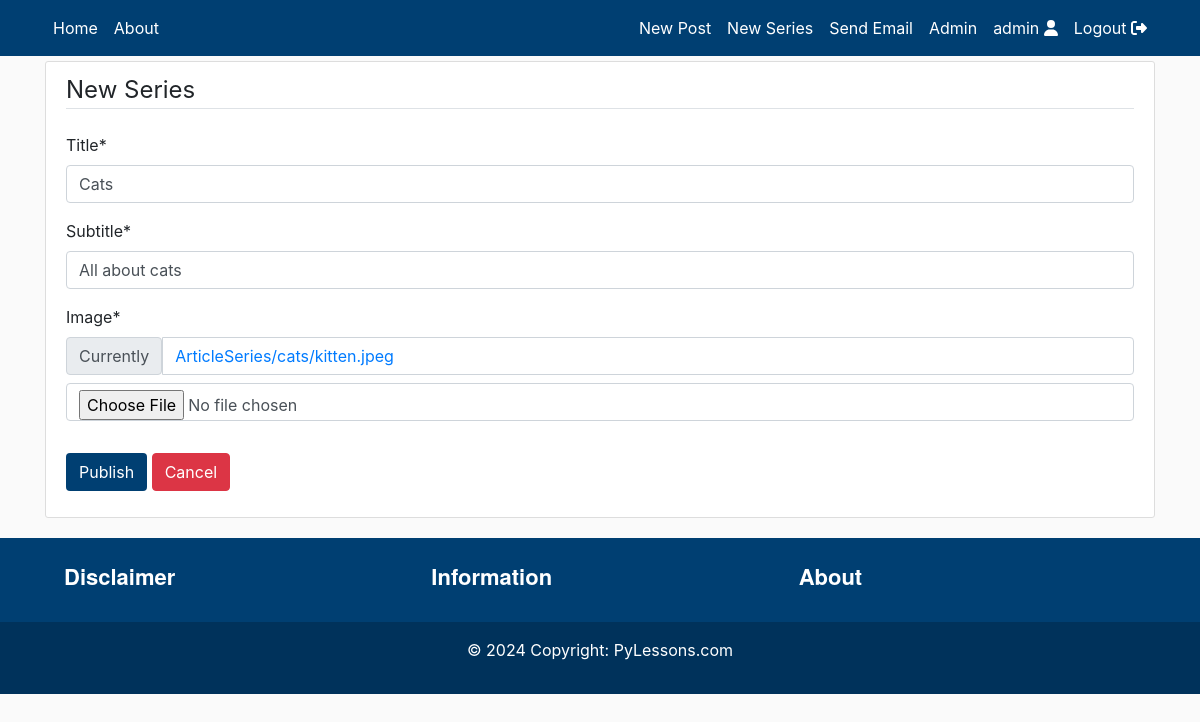
Page /cats/update (signed in) on the committed database.
### users/models.py (models this page shows, shortened)
class CustomUser(AbstractUser):
    STATUS_CHOICES = (
        ('regular', 'Regular'),
        ('subscriber', 'Subscriber'),
        ('moderator', 'Moderator')
    )
    def image_upload_to(self, instance=None):
        if instance:
            return os.path.join('Users', self.username, instance)
        return None
    image = models.ImageField(
        default='default/user.jpg', upload_to=image_upload_to)
    email = models.EmailField(unique=True)
    status = models.CharField(
        max_length=100, choices=STATUS_CHOICES, default='regular')
    description = models.TextField(
        'Description', max_length=600, default='', blank=True)

### myapp/models.py (models this page shows, shortened)
class ArticleSeries(models.Model):
    class Meta:
        verbose_name_plural = 'Article Series'
        ordering = ['-published']
    def image_upload_to(self, instance=None):
        if instance:
            return os.path.join('ArticleSeries', slugify(self.slug), instance)
        return None
    image = models.ImageField(default='default/noimage.jpg', upload_to=image_upload_to, max_length=255)
    title = models.CharField(max_length=200)
    subtitle = models.CharField(max_length=200, default='', blank=False)
    slug = models.SlugField('Series slug', null=False, blank=False, unique=True)
    published = models.DateTimeField("Date published", default=timezone.now)
    author = models.ForeignKey(get_user_model(), default=1, on_delete=models.SET_DEFAULT)

### myapp/decorators.py (the view)
        def _wrapped_view(request, *args, **kwargs):
            if not request.user.is_superuser:
                messages.error(request, "You are not authorized to access this!")
                return redirect(redirect_url)
            return view_func(request, *args, **kwargs)

### myapp/forms.py
class SeriesUpdateForm(forms.ModelForm):
    class Meta:
        model = ArticleSeries
        fields = [
            "title",
            "subtitle",
            "image",
        ]

### myapp/views.py (called while the page is built)
@user_is_superuser
def series_update(request, series):
    matching_series = ArticleSeries.objects.filter(slug=series).first()
    if request.method == "POST":
        form = SeriesUpdateForm(request.POST, request.FILES, instance=matching_series)
        if form.is_valid():
            form.save()
            return redirect('myapp:homepage')
    else:
        form = SeriesUpdateForm(instance=matching_series)
        context={"object": "Series", "form": form}
        return render(request, 'myapp/new_record.html', context=context)

### myapp/templates/myapp/new_record.html (shortened to what this page needs)
{% extends "myapp/header.html" %}
{% load crispy_forms_tags %}
{% block content %}
    <div class="content-section">
        <form method="POST" enctype="multipart/form-data">
            <fieldset class="form-group">
                <legend class="border-bottom mb-4">New {{ object }}</legend>
                {{ form|crispy }}
            </fieldset>
            <div class="form-group">
                <button class="btn btncolor" type="submit">Publish</button>
                <a class="btn btn-danger" href="/">Cancel</a>
            </div>
        </form>
    </div>
{% endblock content %}

### myapp/templates/myapp/includes/navbar.html (shortened to what this page needs)
<header class="site-header" style="margin-bottom: 5px">
    <nav class="navbar navbar-expand-md navbar-color">
        <div class="container">
            <div class="navbar-nav">
                <a class="nav-item nav-link" href="/">Home</a>
            </div>
            <div class="collapse navbar-collapse" id="navbarToggle">
            <div class="navbar-nav mr-auto">
                <a class="nav-item nav-link" href="/">About</a>
            </div>
            {% if user.is_authenticated %}
                {% if user.is_superuser %}
                <div class="navbar-nav">
                    <a class="nav-item nav-link" href="{% url 'myapp:post-create' %}">New Post</a>
                    <a class="nav-item nav-link" href="{% url 'myapp:series-create' %}">New Series</a>
                    <a class="nav-item nav-link" href="{% url 'myapp:newsletter' %}">Send Email</a>
                    <a class="nav-item nav-link" href="{% url 'admin:index' %}">Admin</a>
                </div>
                {% endif %}
                <div class="navbar-nav">
                    <a class="nav-item nav-link" href="{% url "users:profile" user.username %}">
                        {{user.username}} <i class="fas fa-user"></i>
                    </a>
                    <a class="nav-item nav-link" href="{% url "users:logout" %}">
                        Logout <i class="fas fa-sign-out-alt"></i>
                    </a>
                </div>
            {% endif %}
            </div>
        </div>
    </nav>
</header>

### myapp/static/myapp/main.css (style rules this page uses)
:root { --footercolor: #003F72; --navbarcolor: #003F72; --btncolor: #003F72; --socialcolor: #003F72; --brightText: #ffffff; }
.btncolor { background-color: var(--btncolor) !important; color: var(--brightText) !important; }
.navbar-color { background-color: var(--navbarcolor); }
body { background: #fafafa; }
.site-header .navbar-nav .nav-link { color: var(--brightText); }
.content-section { background: #ffffff; padding: 10px 20px; border: 1px solid #dddddd; border-radius: 3px; margin-bottom: 20px; }

### rows in the picture
CustomUser: username "admin"
ArticleSeries: title "Cats", subtitle "All about cats"

### other values in the picture
{{ object }} "Series"
